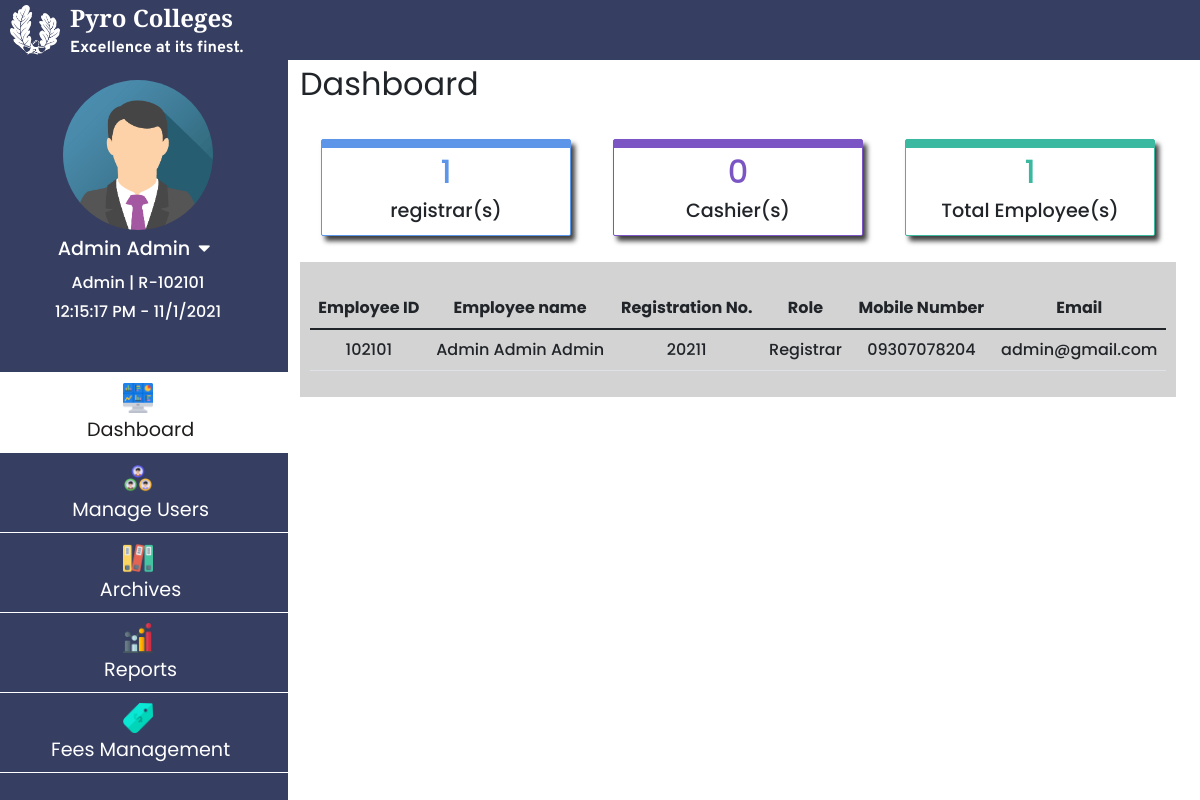
Screenshot of /html/registrar_access.php (signed in) with the database file from the repository.
### tables this page shows
CREATE TABLE `tbl_employee_info` (
  `reg_no` varchar(255) NOT NULL,
  `employee_id` int(20) NOT NULL,
  `role` varchar(20) NOT NULL,
  `firstname` varchar(100) NOT NULL,
  `lastname` varchar(100) NOT NULL,
  `middlename` varchar(100) NOT NULL,
  `sex` varchar(20) NOT NULL,
  `email` varchar(255) NOT NULL,
  `address` longtext NOT NULL,
  `contact_number` varchar(15) NOT NULL,
  `hireDate` varchar(100) NOT NULL,
  `joined_date` varchar(100) NOT NULL
);

### html/registrar_access.php (the view, shortened to what this page needs)
<?php
  require_once '../connection/Config.php';
?>
<!doctype html>
<html lang="en">
  <head>
    <link rel="stylesheet" type="text/css" href="https://cdn.datatables.net/v/bs5/jq-3.6.0/dt-1.11.3/b-2.0.1/datatables.min.css"/>
    <link rel="stylesheet" href="https://cdn.jsdelivr.net/npm/bootstrap@5.1.3/dist/css/bootstrap.min.css">
    <link rel="stylesheet" href="https://pro.fontawesome.com/releases/v5.10.0/css/all.css"/>
    <link rel="stylesheet" type="text/css" href="../css/registrar_access.css?<?php echo time(); ?>" />
    <link rel="stylesheet" href="https://cdnjs.cloudflare.com/ajax/libs/animate.css/4.1.1/animate.min.css"/>
    <link rel="stylesheet" href="https://cdn.linearicons.com/free/1.0.0/icon-font.min.css">
  </head>
  <body>
    <div class="nav__bar">
      <div class="nav__bar_two">
      <img src="../images/logo.png" alt="">
          <div class="nav__bar_two_text">
              <span>Pyro Colleges</span>
              <p>Excellence at its finest.</p>
          </div>
      </div>
    </div>
    <div class="row">
      <div class="col left-tab">
        <div class="upper-left-tab">
            <img src="..\images\registrar_img\sample_registrar_pic.png" alt="">
            <p class="reg__name" style="font-size: 1.2rem;"><?= $_SESSION['fullname'];?><i class="fas fa-caret-down mx-2" onclick="profile_link_show()"></i></p>
            <p class="reg__name" id="roleId"><?= $_SESSION['role'];?> | R-<?= $_SESSION['employeeId'];?></p>
            <p class="reg__name" id="reg-date-time"></p>
        </div>
            <div class="nav flex-column nav-pills pl-2 mt-5 align-middle" id="v-pills-tab" role="tablist" aria-orientation="vertical">
                <a class="nav-link active main__" id="v-pills-dashboard-tab" data-toggle="pill" href="#v-pills-dashboard" role="tab" aria-controls="v-pills-dashboard" aria-selected="true"><img src="../images/icons/dashboard.png" width="30px" height="30px" class="d-block mx-auto mb-1">&nbsp;Dashboard</a>
                <a class="nav-link main__" id="v-pills-manage-users-tab" data-toggle="pill" href="#v-pills-manage-users" role="tab" aria-controls="v-pills-manage-users" aria-selected="false"><img src="../images/icons/manage_users.png" width="30px" height="30px" class="d-block mx-auto mb-1">&nbsp;Manage Users</a>
                <a class="nav-link main__" id="v-pills-archives-tab" data-toggle="pill" href="#v-pills-archives" role="tab" aria-controls="v-pills-archives" aria-selected="false"><img src="../images/icons/archive.png" width="30px" height="30px" class="d-block mx-auto mb-1">&nbsp;Archives</a>
                <a class="nav-link main__" id="v-pills-reports-tab" data-toggle="pill" href="#v-pills-reports" role="tab" aria-controls="v-pills-reports" aria-selected="false"><img src="../images/icons/reports.png" width="30px" height="30px" class="d-block mx-auto mb-1">&nbsp;Reports</a>
                <a class="nav-link main__" id="v-pills-fees-tab" data-toggle="pill" href="#v-pills-fees" role="tab" aria-controls="v-pills-fees" aria-selected="false"><img src="../images/icons/fees_management.png" width="30px" height="30px" class="d-block mx-auto mb-1">&nbsp;Fees Management</a>
            </div>
        </div>
        <div class="col-sm right-tab">
          <div class="tab-content" id="v-pills-tabContent">
            <div class="tab-pane fade show active" id="v-pills-dashboard" role="tabpanel" aria-labelledby="v-pills-dashboard-tab">
              <p class="title_tab_universal" >Dashboard</p>
            <div class="dashBoardforAdmin">
            <div class="studentCountBoxContainer">
            <div class="employeeCountBox mb-3 d-block mx-auto" id="">
                      <span class="lnr lnr-users text-center py-1"></span>
                    <div class="employeeCounter">
                      <h2>
                        <?php
                          $sql = "SELECT `role`FROM `tbl_employee_info` WHERE `role` = 'Registrar'";
                          $statement = $con->prepare($sql);
                          $statement->execute();
                          $result = $statement->get_result();
                          $count = mysqli_num_rows($result);
                          echo $count;
                        ?>
                      </h2>
                        <h3>
                          registrar(s)
                        </h3>
                    </div>
                  </div>
            <div class="employeeCountBox mb-3 d-block mx-auto" id="">
              <span class="lnr lnr-users text-center py-1"></span>
            <div class="employeeCounter">
              <h2>
                <?php
                  $sql = "SELECT `role`FROM `tbl_employee_info` WHERE `role` = 'Cashier'";
                  $statement = $con->prepare($sql);
                  $statement->execute();
                  $result = $statement->get_result();
                  $count = mysqli_num_rows($result);
                  echo $count;
                ?>
              </h2>
                <h3>
                  Cashier(s)
                </h3>
            </div>
          </div>
          <div class="employeeCountBox mb-3 d-block mx-auto" id="">
            <span class="lnr lnr-users text-center py-1"></span>
          <div class="employeeCounter">
            <h2>
              <?php
                $sql = "SELECT * FROM tbl_employee_info";
                $statement = $con->prepare($sql);
                $statement->execute();
                $result = $statement->get_result();
                $count = mysqli_num_rows($result);
                echo $count;
              ?>
            </h2>
              <h3>
                Total Employee(s)
              </h3>
          </div>
        </div>
        </div>
                  <div class="universal_bg_gray_table">
                     <div class="table__dashboard mt-3" id="table_dashboard_id">
                       <table class="table">
                           <thead class="thead-light">
                             <tr>
                               <th scope="col">Employee ID</th>
                               <th scope="col">Employee name</th>
                               <th scope="col">Registration No.</th>
                               <th scope="col">Role</th>
                               <th scope="col">Mobile Number</th>
                               <th scope="col">Email</th>
                             </tr>
                           </thead>
                           <tbody id="adminDash">
                           <?php
                            $sql ="SELECT reg_no, employee_id, role, CONCAT(firstname,' ',middlename,' ',lastname) AS fullname,  email, contact_number
                            FROM tbl_employee_info";
                            $stmt = $con->prepare($sql);
                            $stmt->execute();
                            $res = $stmt->get_result();
                            $count = $res->num_rows;
                            ?>
                            <?php
                            if($count > 0){
                            while($data = $res->fetch_assoc()){?>
                            <tr class="text-center">
                                <td><?=$data['employee_id'];?></td>
                                <td><?=$data['fullname'];?></td>
                                <td><?=$data['reg_no'];?></td>
                                <td><?=$data['role'];?></td>
                                <td><?=$data['contact_number'];?></td>
                                <td><?=$data['email'];?></td>
                            </tr>
                            <?php }?>
                            <?php }else{?>
                            <tr>
                                <td><?php echo "No Records"?></td>
                            </tr>
                            <?php }
                            ?>
                           </tbody>
                         </table>
                       </div>
                 </div>
                </div>
          </div>
          </div>
        </div>
    </div>
  </body>
</html>

### css/registrar_access.css (style rules this page uses)
:root { font-size: 16px; --black-color: rgb(31, 29, 28); --white-color: #FFFFFF; --blue-color: #56A8CBFF; --green-color: #3bb9a0; --input-background-color: rgb(194, 207, 219); --font-school-name: 'Zilla Slab', serif; --font-tagline: 'Overpass', sans-serif; }
* { font-family: 'Poppins', sans-serif; margin: 0; padding: 0; box-sizing: border-box; }
.nav__bar { width: 100%; height: 60px; background: #363e61; color: white; display: flex; justify-content: center; flex-direction: column; margin: 0; transition: 300ms ease; position: fixed; z-index: 1000; }
.nav__bar .nav__bar_two img { width: 50px; height: 50px; margin: 0 10px; }
.nav__bar .nav__bar_two { display: flex; align-items: center; }
.nav__bar .nav__bar_two .nav__bar_two_text span { display: block; font-family: var(--font-school-name); font-size: 1.5rem; font-weight: bold; color: var(--white-color); margin-top: 10px; }
.nav__bar .nav__bar_two .nav__bar_two_text p { font-family: var(--font-tagline); color: var(--white-color); font-weight: bold; margin-bottom: 10px; }
.row { width: 100%; }
.left-tab { padding: 0; top: 0; bottom: 0; overflow-y: auto; max-width: 300px; position: fixed; margin-top: 60px; background-color: #363e61; color: var(--white-color); z-index: 999; }
.right-tab { margin-left: 300px; margin-top: 60px; width: 100%; overflow-x: hidden; }
.upper-left-tab { position: relative; }
.upper-left-tab > * { transition: 300ms ease; }
.upper-left-tab img { width: 150px; height: 150px; border-radius: 50%; display: block; margin: 20px auto 5px; }
.reg__name { text-align: center; margin: 0; font-weight: 500; margin-bottom: 5px; }
.reg__name i { cursor: pointer; }
.nav-link.main__ { color: var(--white-color); font-size: 1.2rem; padding: 10px 25px; line-height: 25px; width: 100%; text-align: center; transition: 250ms; border-bottom: 1px solid var(--white-color); border-radius: 0; }
.nav-link.main__:first-child { border-top: 1px solid var(--white-color); }
.nav-link.main__.active { background-color: var(--white-color); color: var(--black-color); }
.title_tab_universal { font-size: 2rem; }
.universal_bg_gray_table { background-color: lightgray; padding: 10px; margin-top: 10px; width: 100%; }
.table { margin-top: 10px; text-align: center; font-weight: 500; }
.studentCountBoxContainer { display: flex; justify-content: center; flex-wrap: wrap; }
.studentCountBox, .employeeCountBox { cursor: pointer; border-radius: 2px; overflow-x: hidden; margin: 0 25px; display: flex; -webkit-box-shadow: 4px 5px 5px 0px rgba(0,0,0,0.75); -moz-box-shadow: 4px 5px 5px 0px rgba(0,0,0,0.75); box-shadow: 4px 5px 5px 0px rgba(0,0,0,0.75); transition: all 150ms ease; width: 250px; margin-top: 15px; }
.studentCountBox:nth-child(1), .employeeCountBox:nth-child(1) { background-color: #5d95e9; border: thin solid #5d95e9; }
.studentCountBox:nth-child(1) h2, .employeeCountBox h2 { color: #5d95e9; }
.studentCountBox:nth-child(2) h2, .employeeCountBox:nth-child(2) h2 { color: #7c55c4; }
.studentCountBox:nth-child(3) h2, .employeeCountBox:nth-child(3) h2 { color: var(--green-color); }
.studentCountBox:nth-child(2), .employeeCountBox:nth-child(2) { background-color: #7c55c4; border: thin solid #7c55c4; }
.studentCountBox:nth-child(3), .employeeCountBox:nth-child(3) { background-color: var(--green-color); border: thin solid var(--green-color); }
.studentCounter, .employeeCounter { background-color: var(--white-color); padding: 5px 10px; width: 100%; }
.studentCounter h2, .employeeCounter h2 { font-size: 2rem; text-align: center; }
.studentCounter h3, .employeeCounter h3 { font-size: 1.2rem; text-align: center; }
.studentCountBox .lnr, .employeeCountBox .lnr { font-size: 3rem; color: white; display: block; margin: auto 10px; }

### rows the page displays
tbl_employee_info: employee_id "102101", fullname "Admin Admin Admin", reg_no "20211", role "Registrar", contact_number "09307078204", email "admin@gmail.com"

### other values shown
$_SESSION['fullname'] "Admin Admin"
$_SESSION['role'] "Admin"
$_SESSION['employeeId'] "102101"
$count "1"
$count "0"
